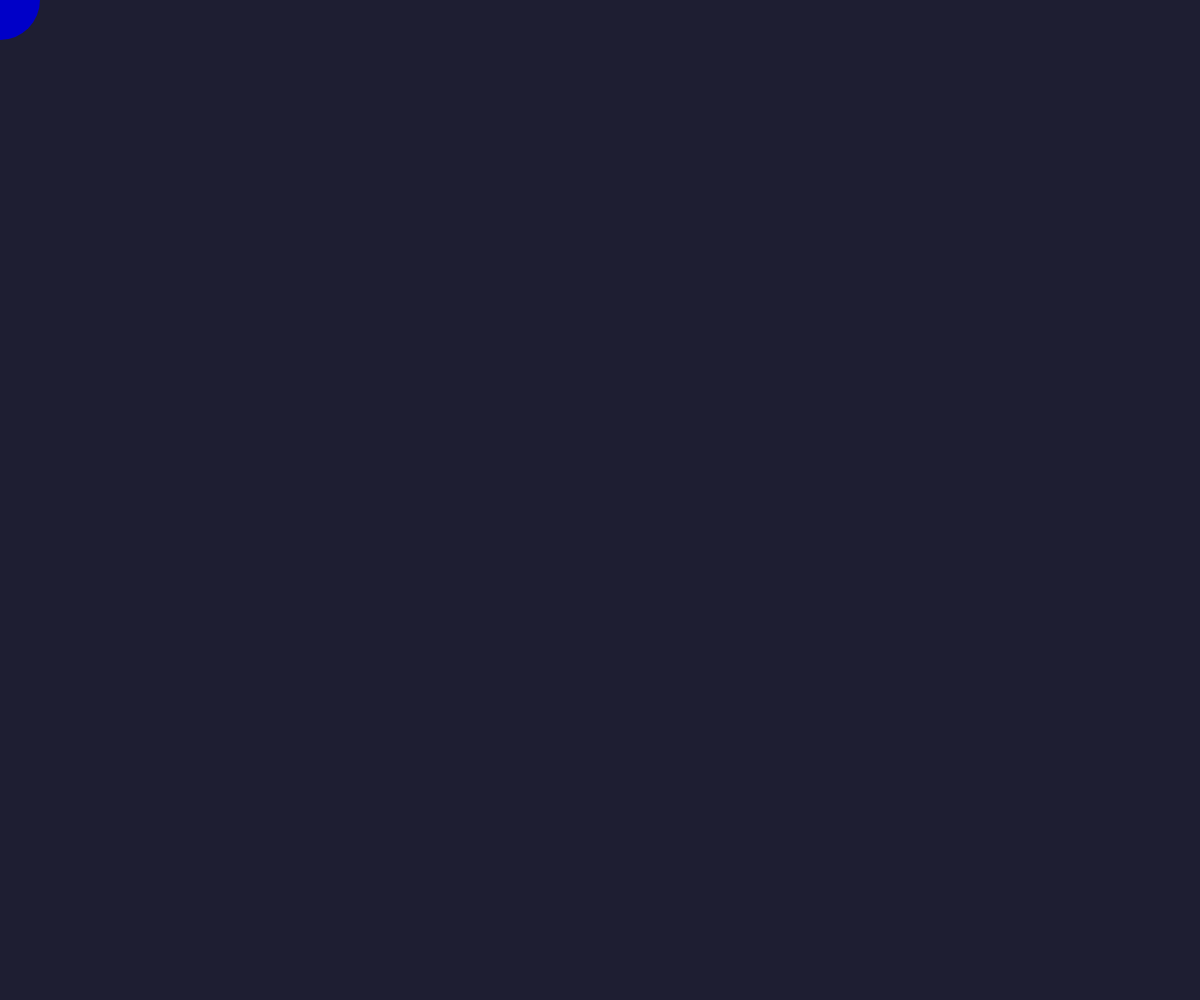
Frame 1 (no input)
Frame 60 (no input): identical to frame 1, image omitted
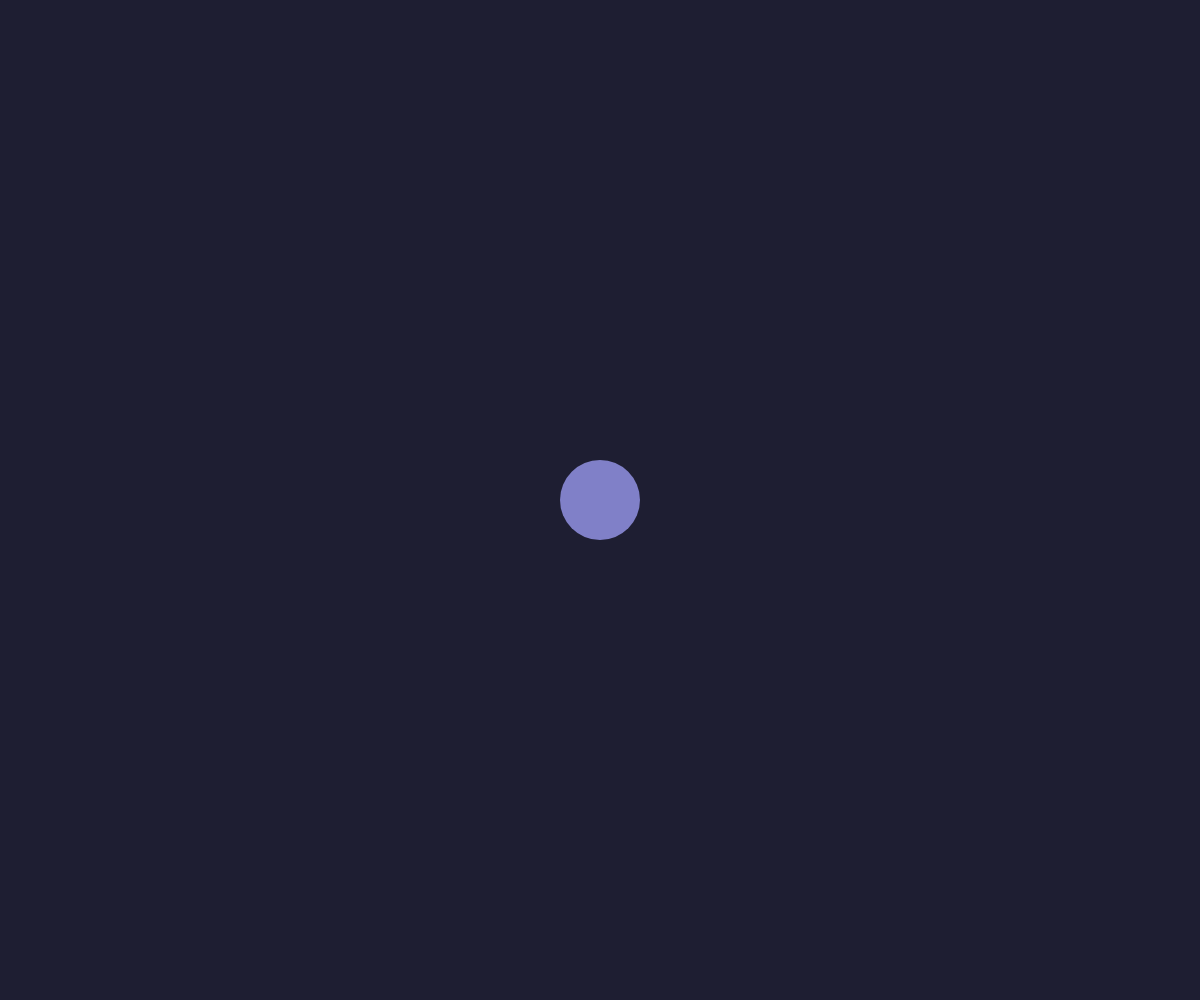
Frame 120 (the mouse pressed at the canvas centre since frame 60)

The p5.js sketch that drew these frames (run headless with seeded random() and noise() and a simulated clock; from frame 60 on, the mouse is pressed at the canvas centre):

// p5.js sketch
// ── sketch.js
function setup() {
  createCanvas(windowWidth, windowHeight);
}

function draw() {
  background(30, 30, 50);

  let r = map(mouseX, 0, width, 0, 255);
  let g = map(mouseY, 0, height, 0, 255);

  fill(r, g, 200);
  noStroke();

  ellipse(mouseX, mouseY, 80, 80);
}
